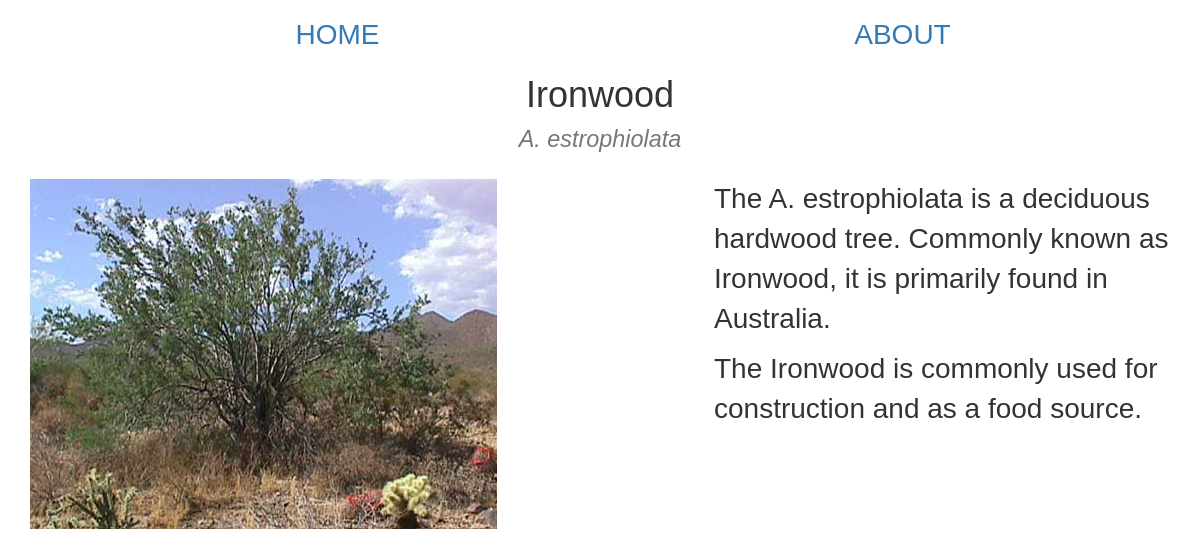
The app's page /Ironwood with its own data.
### trees_app/models.py (models this page shows)
class Tree(models.Model):
    name = models.CharField(max_length=20)
    scientific_name = models.CharField(max_length=40)
    wood = models.CharField(max_length=10, choices=[('hard', 'Hardwood'), ('soft', 'Softwood')])
    type_tree = models.CharField(max_length=10, choices=[('dec', 'Deciduous'), ('con', 'Coniferous')])
    max_height = models.IntegerField()
    location = models.CharField(max_length=15)
    uses = models.CharField(max_length=50)
    image = models.CharField(max_length=30, default='image_source')
    def __str__(self):
        return self.name
    def get_image_link(self):
        return self.image

### trees_app/views.py (the view)
# urls.py: url(r'(\w+\s?\w+)', data_view)
def data_view(request, capture):
    captured_tree = Tree.objects.get(name=capture)
    return render_to_response('data.html', {'tree': captured_tree})

### trees_app/templates/data.html (shortened to what this page needs)
{% load staticfiles %}
<!DOCTYPE html>
<html lang="en">
<head>
    <link href="{% static 'css/bootstrap.css' %}" rel="stylesheet">
    <link href="{% static 'css/main.css' %}" rel="stylesheet">
</head>
<body>
<div class="container">
    {% include 'nav.html' %}
    <article class="data">
        <h1>{{ tree }}<br><small><em>{{ tree.scientific_name }}</em></small></h1>
        <img src="{% static tree.get_image_link %}"/>
        <p>
            The {{ tree.scientific_name }} is a {{ tree.get_type_tree_display.lower }} {{ tree.get_wood_display.lower }}
            tree.
            Commonly known as {{ tree.name }}, it is primarily found in {{ tree.location }}.
        </p>
        <p>
            The {{ tree.name }} is commonly used for {{ tree.uses }}.
        </p>
    </article>
</div>
</body>
</html>

### trees_app/static/css/main.css (style rules this page uses)
h1 { text-align: center; font-family: sans-serif; padding-bottom: 15px; }
article.data img { float: left; }
article.data p { font-family: sans-serif; font-size: 2em; width: 40%; float: right; }

### records on screen
Tree: name "Ironwood", scientific_name "A. estrophiolata", image (picture), type_tree "deciduous", wood "hardwood", location "Australia", uses "construction and as a food source"
